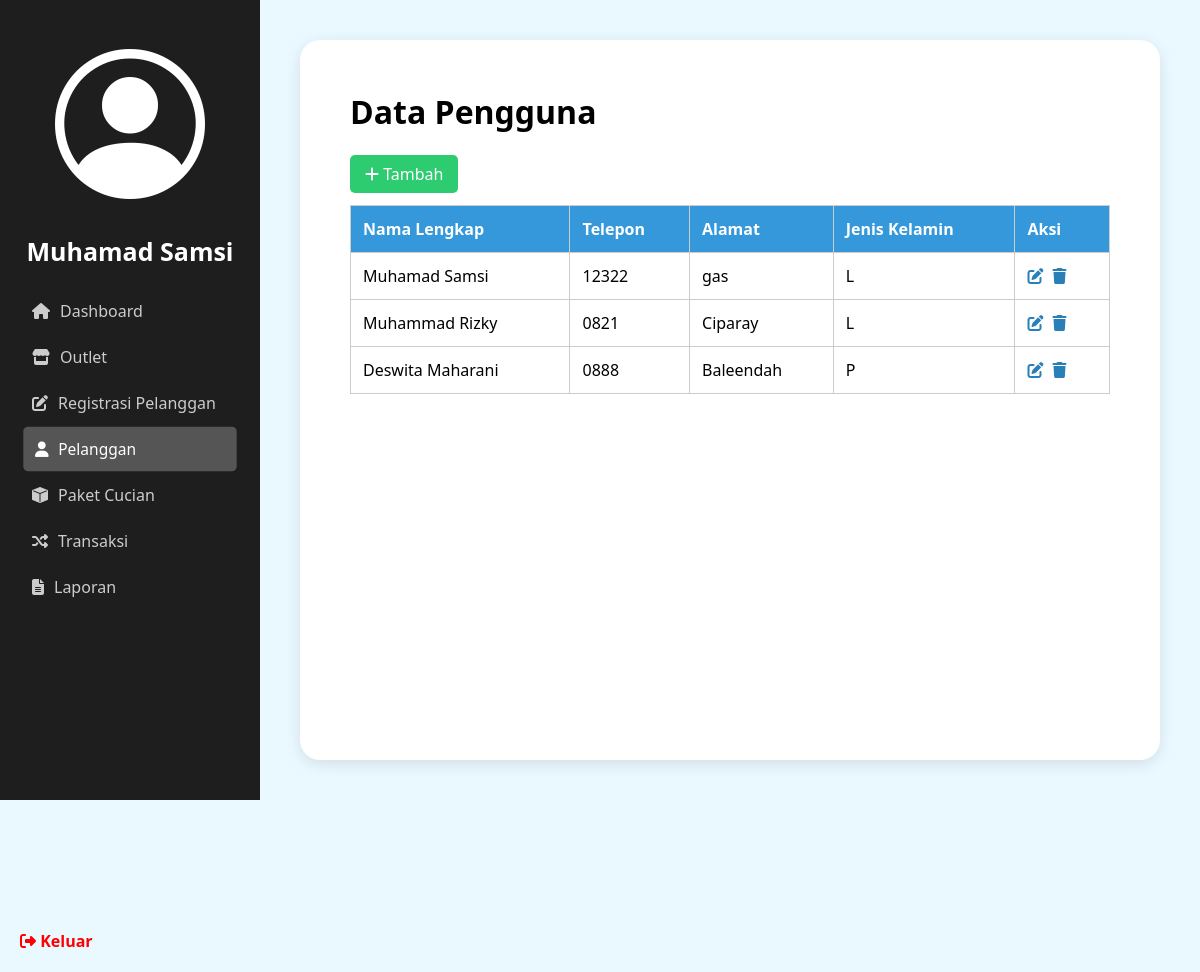
The app's page /admin/pelanggan.php (signed in) with its own data.
### tables this page shows
CREATE TABLE `tb_member` (
  `id` int(11) NOT NULL,
  `nama` varchar(100) DEFAULT NULL,
  `alamat` text DEFAULT NULL,
  `jenis_kelamin` enum('L','P') DEFAULT NULL,
  `tlp` varchar(15) DEFAULT NULL
);

### admin/pelanggan.php (the view, shortened to what this page needs)
<?php
include '../database/koneksi.php';
$nama = htmlspecialchars($_SESSION["nama"]);
$query = "SELECT * FROM tb_member";
$result = $koneksi->query($query);
?>
<!DOCTYPE html>
<html lang="id">
<head>
    <link rel="stylesheet" href="../style/style.css">
    <link rel="stylesheet" href="https://cdnjs.cloudflare.com/ajax/libs/font-awesome/6.4.0/css/all.min.css">
    <link rel="stylesheet" href="https://cdn.jsdelivr.net/npm/bootstrap-icons@1.11.3/font/bootstrap-icons.min.css">
</head>
<body>
<div class="container">
    <div class="sidebar">
        <div class="profile">
            <a href="user.php" style="color: inherit; text-decoration: none;">
                <div class="avatar"><i class="bi bi-person-circle"></i></div>
            </a>
            <h3><?= $nama ?></h3>
        </div>
        <ul class="menu">
            <a href="dashboard.php"><li><i class="fa fa-home"></i> Dashboard</li></a>
            <a href="outlet.php"><li><i class="fa fa-store"></i> Outlet</li></a>
            <a href="tambah_pelanggan.php"><li><i class="fa fa-edit"></i> Registrasi Pelanggan</li></a>
            <a href="pelanggan.php"><li class="active"><i class="fa fa-user"></i> Pelanggan</li></a>
            <a href="paket_cucian.php"><li><i class="bi bi-box-fill"></i> Paket Cucian</li></a>
            <a href="transaksi.php"><li><i class="fa fa-random"></i> Transaksi</li></a>
            <a href="laporan.php"><li><i class="fa fa-file-alt"></i> Laporan</li></a>
        </ul>
        <div class="logout">
            <a href="../index.php"><i class="fa fa-sign-out-alt"></i> Keluar</a>
        </div>
    </div>
    <div class="main-content">
        <div class="content-box">
            <h1>Data Pengguna</h1>
            <a href="tambah_pelanggan.php" class="btn-tambah" style="margin-bottom: 10px;"><i class="fa fa-plus"></i> Tambah</a>
            <table class="tabel-outlet">
                <thead>
                    <tr>
                        <th>Nama Lengkap</th>
                        <th>Telepon</th>
                        <th>Alamat</th>
                        <th>Jenis Kelamin</th>
                        <th>Aksi</th>
                    </tr>
                </thead>
                <tbody>
                    <?php
                    if ($result->num_rows > 0) {
                        while ($row = $result->fetch_assoc()) {
                            echo "<tr>";
                            echo "<td>{$row['nama']}</td>";
                            echo "<td>{$row['tlp']}</td>";
                            echo "<td>{$row['alamat']}</td>";
                            echo "<td>{$row['jenis_kelamin']}</td>";
                            echo "<td>
                                    <a href='edit_pelanggan.php?id={$row['id']}' class='btn-aksi edit' title='Edit'><i class='fa fa-edit'></i></a>
                                    <a href='delete_pelanggan.php?id={$row['id']}' class='btn-aksi hapus' title='Hapus' onclick='return confirm(\"Yakin ingin menghapus pengguna ini?\")'><i class='fa fa-trash'></i></a>
                                  </td>";
                            echo "</tr>";
                        }
                    } else {
                        echo "<tr><td colspan='5'>Tidak ada data pelanggan</td></tr>";
                    }
                    ?>
                </tbody>
            </table>
        </div>
    </div>
</div>
</body>
</html>

### style/style.css (style rules this page uses)
* { margin: 0; padding: 0; box-sizing: border-box; font-family: Arial, sans-serif; }
body, html { height: 100%; }
* { margin: 0; padding: 0; box-sizing: border-box; font-family: "Segoe UI", sans-serif; }
body { background-color: #eaf8ff; }
.container { display: flex; height: 100vh; }
.sidebar { width: 260px; background-color: #1e1e1e; color: white; display: flex; flex-direction: column; justify-content: space-between; }
.profile { text-align: center; padding: 20px 0; }
.avatar { font-size: 150px; border-radius: 50%; margin: 0 auto 10px auto; }
.profile h3 { font-weight: bold; font-size: 25px; }
.menu { list-style: none; padding: 0 20px; margin-bottom: 300px; }
.menu li { padding: 12px; cursor: pointer; display: flex; align-items: center; gap: 10px; color: #ccc; transition: background 0.3s; border-radius: 5px; }
.menu li.active, .menu li:hover { background-color: #555; color: white; border-radius: 5px; transform: scale(0.97); }
.logout { padding: 20px; color: red; cursor: pointer; font-weight: bold; display: flex; align-items: center; gap: 10px; }
.main-content { flex: 1; padding: 40px; }
.content-box { background-color: white; overflow-y: auto; padding: 50px; border-radius: 20px; box-shadow: 0 4px 15px rgba(0, 0, 0, 0.1); height: 100%; max-height: 100vh; }
.content-box h1 { margin-bottom: 30px; }
.menu a { text-decoration: none; color: inherit; }
.logout a, .logout a:visited { text-decoration: none; color: inherit; }
.tabel-outlet { width: 100%; border-collapse: collapse; margin-top: 20px; }
.tabel-outlet th, .tabel-outlet td { border: 1px solid #ccc; padding: 12px; text-align: left; }
.tabel-outlet th { background-color: #3498db; color: white; }
.btn-tambah { text-decoration: none; background-color: #2ecc71; color: white; padding: 8px 15px; border-radius: 5px; }
.btn-aksi { margin-right: 5px; color: #2980b9; }

### records on screen
tb_member: nama "Muhamad Samsi", tlp "12322", alamat "gas", jenis_kelamin "L"
tb_member: nama "Muhammad Rizky", tlp "0821", alamat "Ciparay", jenis_kelamin "L"
tb_member: nama "Deswita Maharani", tlp "0888", alamat "Baleendah", jenis_kelamin "P"

### other values on screen
$nama "Muhamad Samsi"
